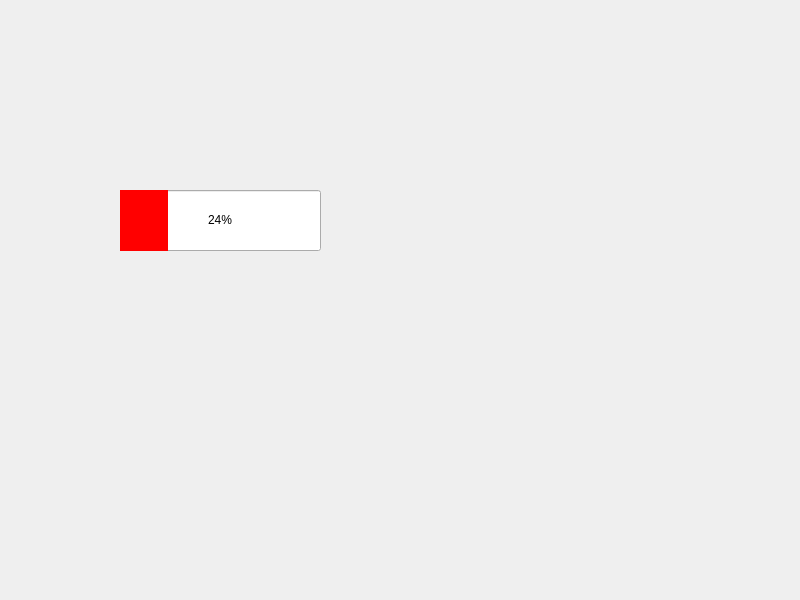
<?xml version="1.0" encoding="UTF-8"?>
<ui version="4.0">
 <class>Widget</class>
 <widget class="QWidget" name="Widget">
  <property name="geometry">
   <rect>
    <x>0</x>
    <y>0</y>
    <width>800</width>
    <height>600</height>
   </rect>
  </property>
  <property name="windowTitle">
   <string>Widget</string>
  </property>
  <widget class="QProgressBar" name="progressBar">
   <property name="geometry">
    <rect>
     <x>120</x>
     <y>190</y>
     <width>201</width>
     <height>61</height>
    </rect>
   </property>
   <property name="styleSheet">
    <string notr="true">QProgressBar::chunk {background-color: #FF0000;}</string>
   </property>
   <property name="value">
    <number>24</number>
   </property>
   <property name="alignment">
    <set>Qt::AlignCenter</set>
   </property>
  </widget>
 </widget>
 <resources/>
 <connections/>
</ui>
